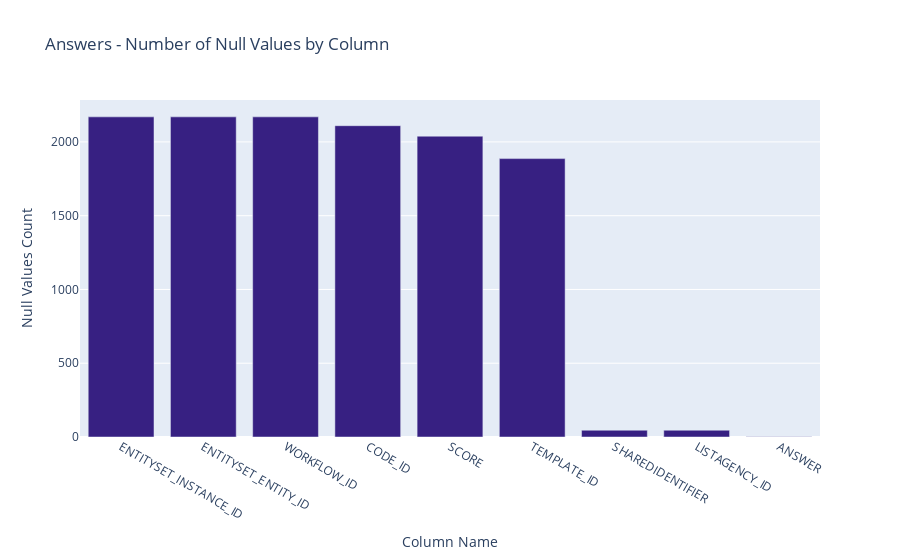

Notebook code for this chart:
### Code cell
vis.plot_null_values(answers_null_count, "Answers", color="#372082")

### Figure 1 — Plotly figure (JSON) as saved in the notebook; plotly's stock layout.template omitted (floating-point values rounded to 4 significant figures)
{"data": [{"marker": {"color": "#372082"}, "type": "bar", "x": ["ENTITYSET_INSTANCE_ID", "ENTITYSET_ENTITY_ID", "WORKFLOW_ID", "CODE_ID", "SCORE", "TEMPLATE_ID", "SHAREDIDENTIFIER", "LISTAGENCY_ID", "ANSWER"], "y": [2170, 2170, 2170, 2110, 2039, 1887, 46, 46, 1]}], "layout": {"title": {"text": "Answers - Number of Null Values by Column"}, "xaxis": {"title": {"text": "Column Name"}}, "yaxis": {"title": {"text": "Null Values Count"}}}}
